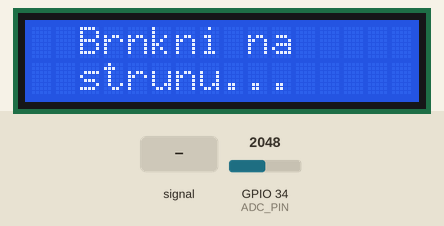
The sketch below on a simulated ESP32. Shown: 16×2 character LCD. The test bench sets the inputs (shaded band); at power-on: GPIO 34 (ADC_PIN) = 2048 (analog values on the 0–4095 scale). What the sketch prints to the serial monitor is not drawn.

Above: at 2.7 s.
2.8 s: GPIO 34 (ADC_PIN) fed a 1000 Hz sine of ±1023 counts around its level
At 3.28 s:
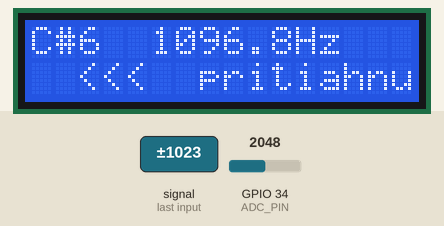
5.4 s: GPIO 34 (ADC_PIN) set to 1360
At 6.4 s:
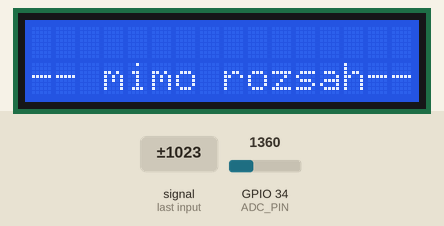
7.2 s: GPIO 34 (ADC_PIN) fed a 200 Hz sine of ±327 counts around its level
At 8.6 s:
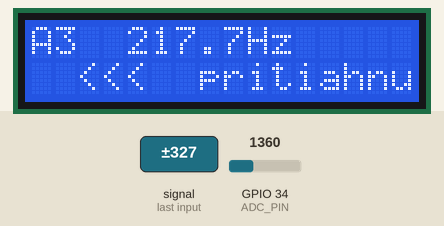
8.9 s: GPIO 34 (ADC_PIN) set to 1440
At 9.11 s:
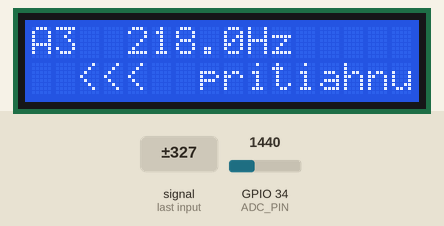
10.7 s: GPIO 34 (ADC_PIN) set to 1942
12.2 s: GPIO 34 (ADC_PIN) set to 2008
At 12.6 s:
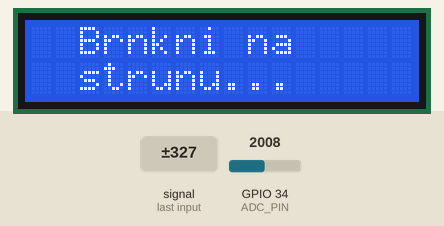
Timing chart, 0 to 14.8 s (numbered marks = the images above; inputs shaded):
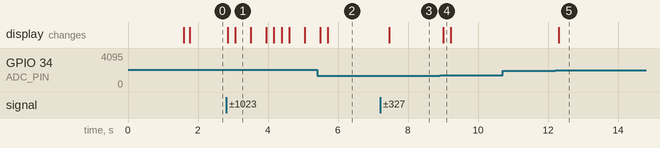

Measured:
- the behaviour switches between 1968 and 1969 on GPIO 34 (ADC_PIN) (found by bisection; images 4 and 5)
- after the input at 2.8 s, the display: first changes after 0.05 s (image 1 shows a later state)
- after the input at 5.4 s, the display: first differs from a run without the input after 0.31 s (image 2)
- after the input at 7.2 s, the display: changes after 0.27 s (image 3)
- after the input at 8.9 s, the display: changes after 0.11 s (image 4)
- after the input at 10.7 s, every drawn part: stays the same
- after the input at 12.2 s, the display: changes after 0.11 s (image 5)
- what the display in image 1 shows lasts 0.4 s, from 3.1 s to 3.5 s

The sketch:

YIN_v1.ino
```cpp
#include <Arduino.h>
#include <LiquidCrystal_I2C.h>

// ─── Display ────────────────────────────────────────────────────
#define ADC_PIN 34
#define SAMPLE_RATE 8000
#define BUFFER_SIZE 1024
#define YIN_THRESHOLD 0.15f

LiquidCrystal_I2C lcd(0x27, 16, 2);

int16_t audioBuffer[BUFFER_SIZE];
float yinBuffer[BUFFER_SIZE / 2];
float lastFreq = 0;

// ─── Premenné pre spolužiaka (tieto bude čítať) ─────────────────
float currentFreq = 0;
String currentNote = "";
int currentOctave = 0;
int currentCentsOff = 0;
// ────────────────────────────────────────────────────────────────

const char* noteNames[] = {"C", "C#", "D", "D#", "E", "F", "F#", "G", "G#", "A", "A#", "B"};

void frequencyToNote(float frequency) {
  float semitonesFromA4 = 12.0 * log2(frequency / 440.0);
  int semitones = round(semitonesFromA4);
  currentCentsOff = round((semitonesFromA4 - semitones) * 100);
  int noteIndex = ((semitones + 9) % 12 + 12) % 12;
  currentNote = noteNames[noteIndex];
  currentOctave = 4 + (int)floor((semitones + 9) / 12.0);
}

void sampleAudio() {
  uint32_t period = 1000000 / SAMPLE_RATE;
  for (int i = 0; i < BUFFER_SIZE; i++) {
    uint32_t t = micros();
    audioBuffer[i] = (int16_t)(analogRead(ADC_PIN) - 2048);
    while (micros() - t < period);
  }
}

float yinDetect() {
  int halfSize = BUFFER_SIZE / 2;

  for (int tau = 0; tau < halfSize; tau++) {
    yinBuffer[tau] = 0;
    for (int i = 0; i < halfSize; i++) {
      float delta = (float)(audioBuffer[i] - audioBuffer[i + tau]);
      yinBuffer[tau] += delta * delta;
    }
  }

  yinBuffer[0] = 1.0f;
  float runningSum = 0;
  for (int tau = 1; tau < halfSize; tau++) {
    runningSum += yinBuffer[tau];
    yinBuffer[tau] *= (float)tau / runningSum;
  }

  int tau = 2;
  while (tau < halfSize) {
    if (yinBuffer[tau] < YIN_THRESHOLD) {
      while (tau + 1 < halfSize && yinBuffer[tau + 1] < yinBuffer[tau]) tau++;
      float better = tau;
      if (tau > 0 && tau < halfSize - 1) {
        float s0 = yinBuffer[tau - 1];
        float s1 = yinBuffer[tau];
        float s2 = yinBuffer[tau + 1];
        better = tau + (s2 - s0) / (2.0f * (2.0f * s1 - s2 - s0));
      }
      return (float)SAMPLE_RATE / better;
    }
    tau++;
  }
  return -1.0f;
}

void updateDisplay() {
  // Riadok 1: nota + frekvencia
  String line1 = currentNote + String(currentOctave) + "  " + String(currentFreq, 1) + "Hz";
  while (line1.length() < 16) line1 += " ";
  lcd.setCursor(0, 0);
  lcd.print(line1.substring(0, 16));

  // Riadok 2: indikácia ladenia
  String line2;
  if (abs(currentCentsOff) <= 10) {
    line2 = "  << NALADENE >> ";
  } else if (currentCentsOff > 0) {
    line2 = "  povolit  >>>  ";
  } else {
    line2 = "  <<<  pritiahnut";
  }
  lcd.setCursor(0, 1);
  lcd.print(line2.substring(0, 16));
}

void setup() {
  Serial.begin(115200);
  analogReadResolution(12);
  analogSetAttenuation(ADC_11db);

  lcd.init();
  lcd.backlight();
  lcd.setCursor(0, 0);
  lcd.print("  Guitar Tuner  ");
  lcd.setCursor(0, 1);
  lcd.print("   Ready...     ");
  delay(1500);
  lcd.clear();
}

void loop() {
  sampleAudio();

  float rms = 0;
  for (int i = 0; i < BUFFER_SIZE; i++) {
    rms += (float)audioBuffer[i] * audioBuffer[i];
  }
  rms = sqrt(rms / BUFFER_SIZE);

  if (rms < 80) {
    lastFreq = 0;
    lcd.setCursor(0, 0);
    lcd.print("  Brnkni na     ");
    lcd.setCursor(0, 1);
    lcd.print("  strunu...     ");
    delay(100);
    return;
  }

  float freq = yinDetect();

  if (freq > 70 && freq < 1400) {
    if (lastFreq == 0 || freq > lastFreq * 0.4f) {
      lastFreq = freq;
      currentFreq = freq;
      frequencyToNote(freq);
      updateDisplay();

      // Pre spolužiaka — tieto premenné sú ready:
      // currentFreq, currentNote, currentOctave, currentCentsOff
      Serial.print("Frekvencia: ");
      Serial.print(currentFreq, 1);
      Serial.print(" Hz | ");
      Serial.print(currentNote);
      Serial.print(currentOctave);
      Serial.print(" | cents: ");
      Serial.println(currentCentsOff);
    }
  } else {
    lastFreq = 0;
    lcd.setCursor(0, 0);
    lcd.print("                ");
    lcd.setCursor(0, 1);
    lcd.print("-- mimo rozsah--");
  }

  delay(50);
}
```
